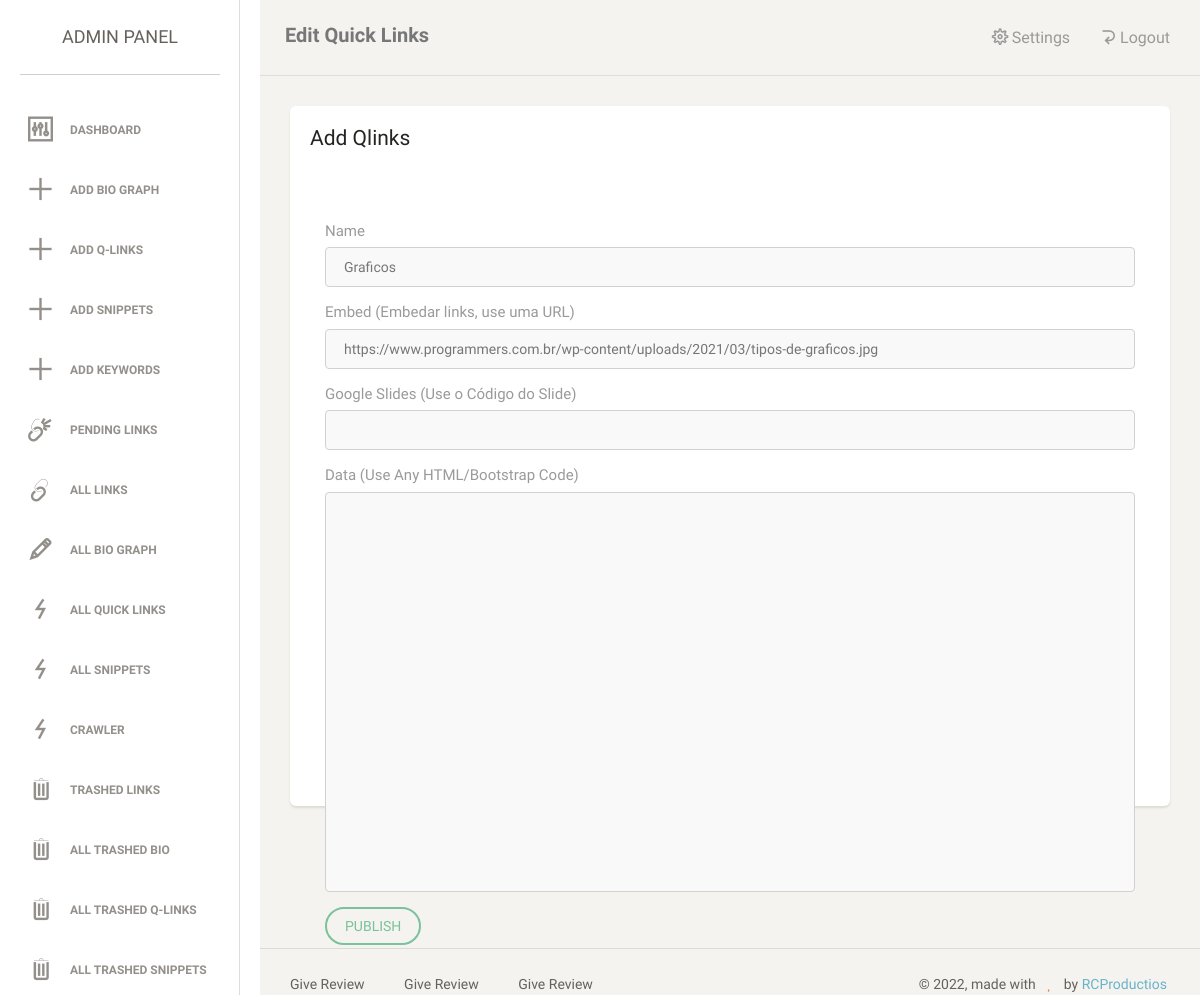
The app's page /admin/update_qdata?id=1 (signed in) with its own data.
### tables this page shows
CREATE TABLE `quick_know` (
  `id` int(11) NOT NULL,
  `name` longtext NOT NULL,
  `data` longtext NOT NULL,
  `embed` longtext NOT NULL,
  `slides` longtext NOT NULL,
  `youtube` longtext NOT NULL,
  `desc2` longtext NOT NULL,
  `title3` longtext NOT NULL,
  `desc3` longtext NOT NULL,
  `title4` longtext NOT NULL,
  `desc4` longtext NOT NULL,
  `title5` longtext NOT NULL,
  `desc5` longtext NOT NULL,
  `title6` longtext NOT NULL,
  `desc6` longtext NOT NULL,
  `title7` longtext NOT NULL,
  `desc7` longtext NOT NULL,
  `title8` longtext NOT NULL,
  `desc8` longtext NOT NULL,
  `status` longtext NOT NULL
);

### admin/update_qdata.php (the view, shortened to what this page needs)
<?php
	include '../inc/db_connect.php';
	if(isset($_GET['id'])){
		$id=$_GET['id'];
	} else {
		header ('location:quick_data');
	}
	$sql="SELECT * FROM quick_know where id='".$id."'";
	$result=mysqli_query($conn,$sql);
	$rows=mysqli_fetch_assoc($result);
?>
<!doctype html>
<html lang="en">
<head>
    <link href="assets/css/bootstrap.min.css" rel="stylesheet" />
    <link href="assets/css/animate.min.css" rel="stylesheet"/>
    <link href="assets/css/paper-dashboard.css" rel="stylesheet"/>
    <link href="assets/css/demo.css" rel="stylesheet" />
    <link href="css/font-awesome.min.css" rel="stylesheet">
    <link href="assets/css/themify-icons.css" rel="stylesheet">
</head>
<body>
<div class="wrapper">
<?php include 'sidebar.php';?>
    <div class="main-panel">
		<nav class="navbar navbar-default">
            <div class="container-fluid">
                <div class="navbar-header">
                    <a class="navbar-brand" href="#">Edit Quick Links</a>
                </div>
                <?php include 'header.php'; ?>
            </div>
        </nav>
		<div class="content">
            <div class="container-fluid">
                <div style="height:700px;" class="card card-map">
					<div class="header">
                        <h4 class="title">Add Qlinks</h4>
                    </div>
					<div class="map">
					<form action="" method="post">
						<div style="padding:50px;" class="row">
								<div class="form-group has-success">
									<label>Name</label>
									<input name="name" class="form-control" value="<?php echo $rows['name'] ?>">
								</div>
								<div class="form-group has-success">
									<label>Embed (Embedar links, use uma URL)</label>
									<input name="embed" class="form-control" value="<?php echo $rows['embed'] ?>">
								</div>
								<div class="form-group has-success">
									<label>Google Slides (Use o Código do Slide)</label>
									<input name="slides" class="form-control" value="<?php echo $rows['slides'] ?>">
								</div>
								<div class="form-group has-success">
									<label>Data (Use Any HTML/Bootstrap Code)</label>
									<textarea style="height:400px;" name="data" class="form-control"><?php echo $rows['data'] ?></textarea>
								</div>
								<button name="qdata" class="btn btn-success">PUBLISH</button>
								</form>
					</div>
					</div>
				</div>
			</div>
		</div>
        <?php include 'footer.php'; ?>
    </div>
</body>
</html>

### records on screen
quick_know: name "Graficos", embed "https://www.programmers.com.br/wp-content/uploads/2021/03/tipos-de-graficos.jpg"
